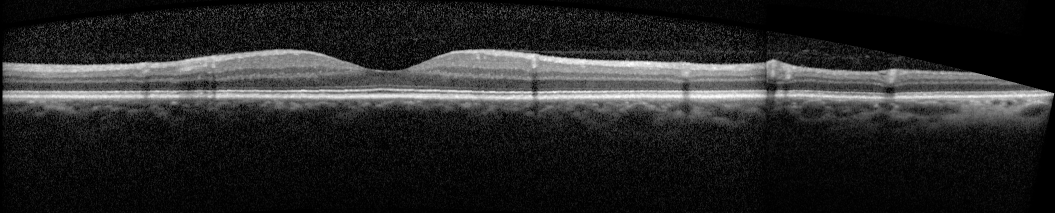
#> input picture image4.png, 2110 x 426 px, found by its file name (shown at 1/2 size)
$ python segmentation1.py
#> lines starting #> are read from the running program, lines starting #| are printed output that depends on the picture; after the words box and inside, x2 and y2 are one past the last pixel; in counts of white or black regions, pixels touching at a corner belong together
### src/segmentationUtils.py
# -*- coding: utf-8 -*-
"""
Created on Mon Jun 25 20:12:03 2018

@author: Aleida
"""
import matplotlib.pyplot as plt
from skimage import io, filters
import numpy as np
import cv2
from PIL import Image
from random import randint
import os

#devuelve true si la imagen original era PNG
def esPNG(nombre):
    return nombre != ''

#mostrar imagen
def mostrar_imagen(img):
    fig, ax = plt.subplots()
    io.imshow(img)

#elimina imagen
def elimina_imagen(nombre):
    if esPNG(nombre):
        os.remove(nombre)

#retorna la imagen a cargar
def carga_imagen(path):
#> called with path = 'D:\\Documentos\\OCT\\imagenes\\image4.png'
    img = Image.open(path)
#> img is the input picture: PIL image 2110x426 RGBA; mean R, G, B, A 39.6, 39.6, 39.6, 255
    nombre = ''
    #Convierte a JPEG la imagen y la salva
    if img.format == 'PNG':
        nombre = '_'+str(randint(1000000, 9999999))+'_.jpg'
        img = img.convert("RGB")
#> img: PIL image 2110x426 RGB
        img.save(nombre, "JPEG")
    #Carga imagen
    return [cv2.imread(nombre if nombre != '' else path),nombre]

#bordeSuperior si es true entonces elimina ruido hacia arriba sino hacia abajo
def elimina_ruido(bordeSuperior,indiceY,indiceX,matrizIMG):
    if bordeSuperior:
        for y in range(indiceY,-1,-1):
            matrizIMG[y][indiceX] = False
    else:
        for y in range(indiceY,np.size(matrizIMG,0)):
            matrizIMG[y][indiceX] = False
    return matrizIMG

#obtiene los indices para comenzar a eliminar en cada iteracion
def obten_indices(bordeSuperior,indiceY,indiceX,matrizIMG,borde):
    maximo = np.size(matrizIMG,0)
    if bordeSuperior:
        if borde:
            for y in range(++indiceY,-1,-1):
                if not matrizIMG[y][indiceX]:
                    indiceY = y
                    break
        else:
            for y in range(++indiceY,maximo):
                if matrizIMG[y][indiceX]:
                    indiceY = y
                    break
    else:
        if borde:
            for y in range(++indiceY,maximo):
                if not matrizIMG[y][indiceX]:
                    indiceY = y
                    break
        else:
            for y in range(++indiceY,-1,-1):
                if matrizIMG[y][indiceX]:
                    indiceY = y
                    break
    return indiceY

#elimina ruido derecha a izquier
def elimina_ruido_der_izq(indiceX,indiceY,matrizIMG,bordeSuperior):
    for x in range(--indiceX,-1,-1):
        if matrizIMG[indiceY][x]:
            indiceY = obten_indices(bordeSuperior,indiceY,x,matrizIMG,True)
        else:
            indiceY = obten_indices(bordeSuperior,indiceY,x,matrizIMG,False)
        matrizIMG = elimina_ruido(bordeSuperior,indiceY,x,matrizIMG)
    return matrizIMG

#actualiza indices
def elimina_indices(indiceY,indiceX,tempY,tempX,matrizIMG,indiceActualY,bordeSuperior):
    if bordeSuperior:
        for y in range(indiceY,np.size(matrizIMG,0)):
            if matrizIMG[y][indiceX]:
                if (y > tempY) or tempY == 0:
                    tempY = y
                    tempX = indiceX
                indiceActualY = y if y > 0 else 0
                break
    else:
        for y in range(indiceY,-1,-1):
            if matrizIMG[y][indiceX]:
                if (y < tempY) or tempY == 0:
                    tempY = y
                    tempX = indiceX
                indiceActualY = ++y if y < np.size(matrizIMG,0) else np.size(matrizIMG,0)-2
                break
    return [tempX,tempY,indiceActualY]

#elimina ruido izquierda a derecha
def elimina_izq_der(bordeSuperior,matrizIMG,tempActualY,tempX,tempY):
    for x in range(51,np.size(matrizIMG,1)):
        if bordeSuperior:
            if not matrizIMG[tempActualY][x]:
                [tempX,tempY,tempActualY] = elimina_indices(tempActualY,x,tempY,tempX,matrizIMG,tempActualY,bordeSuperior)
            else:
                tempActualY = obten_indices(bordeSuperior,tempActualY,x,matrizIMG,True)
            matrizIMG = elimina_ruido(bordeSuperior,tempActualY,x,matrizIMG)
        else:
            if not matrizIMG[tempActualY][x]:
                [tempX,tempY,tempActualY] = elimina_indices(tempActualY,x,tempY,tempX,matrizIMG,tempActualY,bordeSuperior)
            else:
                tempActualY = obten_indices(bordeSuperior,tempActualY,x,matrizIMG,True)
            matrizIMG = elimina_ruido(bordeSuperior,tempActualY,x,matrizIMG)
    return [matrizIMG,tempX,tempY]

#ejecuta elimina ruido izquierda derecha
def ejecuta_elimina_izq_der(tempY,tempX,matrizIMG,bordeSuperior):
    if tempY !=0:
        matrizIMG = elimina_ruido_der_izq(tempX,tempY,matrizIMG,bordeSuperior)
    return matrizIMG

#ejecuta elimina ruido derecha izquierda
def ejecuta_elimina_ruido_extremos(bordeSuperior,tempY,tempX,matrizIMG):
    tempActualY = 0
    tempX = 0
    tempY = 0
    if bordeSuperior:
        for y in range(10,np.size(matrizIMG,0)):
            if matrizIMG[y][50]:
                tempActualY = y
                matrizIMG,tempX,tempY = elimina_izq_der(True,matrizIMG,tempActualY,tempX,tempY)
                break
        matrizIMG = ejecuta_elimina_izq_der(tempY,tempX,matrizIMG,bordeSuperior)
    else:
        for y in range(np.size(matrizIMG,0)-10,-1,-1):
            if matrizIMG[y][50]:
                tempActualY = y
                matrizIMG,tempX,tempY = elimina_izq_der(False,matrizIMG,tempActualY,tempX,tempY)
                break
        matrizIMG = ejecuta_elimina_izq_der(tempY,tempX,matrizIMG,bordeSuperior)
    return matrizIMG

#resalta bordes dado un porcentaje si el parametro esMedia == false, si es true, saca la media y utiliza ese valor para resaltar los bordes
def resalta_bordes(matrizIMG,esMedia,porcentaje):
    maximo = np.amax(matrizIMG)
    media = np.mean(matrizIMG) if esMedia else (np.amax(matrizIMG)*porcentaje)/100
    for y in range (0, np.size(matrizIMG,0)):
        for x in range(0,np.size(matrizIMG,1)):
            if matrizIMG[y][x] > media:
                matrizIMG[y][x] = maximo
    return matrizIMG

#elimina columnas
# [7 lines left out: function elimina_columnas, not called in this run]

#elimina ruido
def elimina_ruido_canny(matrizIMG, iteraciones):
    for i in range(0,iteraciones):
        for y in range (10, np.size(matrizIMG,0) - 1):
            for x in range(1, np.size(matrizIMG,1) - 1):
                if matrizIMG[y][x] and matrizIMG[y+1][x]:
                    matrizIMG = elimina_columnas(matrizIMG,x,y+1)
                if matrizIMG[y][x] and (not matrizIMG[y][x+1] and not matrizIMG[y+1][x+1] and not matrizIMG[y-1][x+1] and
                    not matrizIMG[y+1][x] and not matrizIMG[y][x-1] and not matrizIMG[y+1][x-1] and not matrizIMG[y-1][x-1]):
                    matrizIMG[y][x] = False
    return matrizIMG

#ejecuta close
def ejecuta_close(matrizIMG,x,y):
    kernel = np.ones((x,y),np.uint8)
    matrizIMG = cv2.morphologyEx(matrizIMG, cv2.MORPH_CLOSE, kernel)
    return matrizIMG

#ejecuta open
def ejecuta_open(matrizIMG,x,y):
    kernel = np.ones((x,y),np.uint8)
    matrizIMG = cv2.morphologyEx(matrizIMG, cv2.MORPH_OPEN, kernel)
    return matrizIMG

#ejecuta erode
# [4 lines left out: function ejecuta_erode, not called in this run]

#ejecuta dilate
def ejecuta_dilate(matrizIMG,x,y,i):
    kernel = np.ones((x,y),np.uint8)
    matrizIMG = cv2.dilate(matrizIMG,kernel,iterations = i)
    return matrizIMG

#ejecuta gradient
# [10 lines left out: functions ejecuta_gradient, ejecuta_blackhat, not called in this run]

#ejecuta OTSU
def ejecuta_OTSU(matrizIMG):
    thresh = filters.threshold_otsu(matrizIMG)
    matrizIMG = matrizIMG > thresh
    return matrizIMG

#obtiene los bordes y los almacena en 2 arreglos
def obten_bordes_externos(matrizIMG):
    arraySuperior=[0]*np.size(matrizIMG,1)
    arrayInferior=[0]*np.size(matrizIMG,1)
    for x in range(0,np.size(matrizIMG,1)):
        for y in range(10,np.size(matrizIMG,0)):
            if matrizIMG[y][x]:
                arraySuperior[x] = y
                break
        for y in range(np.size(matrizIMG,0)-1,-1,-1):
            if matrizIMG[y][x]:
                arrayInferior[x] = y
                break
    return [arraySuperior, arrayInferior]

#dado 2 arreglos en "y" modifica todos los valores mayores (arrayInferior) y menores (arraySuperior) a estos, por por el valor minimo en la imagen
def elimina_desde_arreglos(matrizIMG,arraySuperior,arrayInferior):
    arrayImg = matrizIMG.reshape(-1)
    media = min(arrayImg)
    for x in range(0,np.size(matrizIMG,1)):
        indiceY = arraySuperior[x]
        for y in range(indiceY-1,-1,-1):
            matrizIMG[y][x] = media
        indiceY = arrayInferior[x]
        for y in range(indiceY+1,np.size(matrizIMG,0)):
            matrizIMG[y][x] = media
    return matrizIMG

### obsoleteOrTestingCode/segmentation1.py
    # -*- coding: utf-8 -*-
"""
Created on Mon May 21 20:16:06 2018

@author: Aleida
"""

from skimage import feature
import cv2
import segmentationUtils
#Carga imagen
img,nombre = segmentationUtils.carga_imagen('D:\Documentos\OCT\imagenes\image4.png')
#> img: shape (426, 2110, 3)
#> nombre = '_7463343_.jpg'
img = cv2.cvtColor(img, cv2.COLOR_BGR2GRAY)
#> img: shape (426, 2110)
#segmentationUtils.mostrar_imagen(img)
img2 = img

#Elimina el ruido externo de la imagen
# =============================================================================
#Elimina ruido
img = segmentationUtils.ejecuta_close(img,4,4)
#> in ejecuta_close, `matrizIMG = cv2.morphologyEx(matrizIMG, cv2.MORPH_CLOSE, kernel)`:
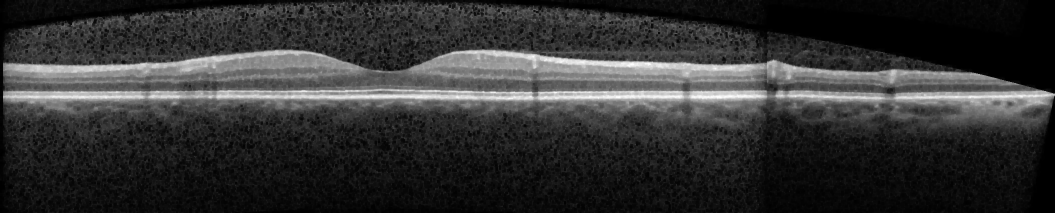
#> matrizIMG: shape (426, 2110) (shown at 1/2 size); min 0, max 255, mean 50.5
#segmentationUtils.mostrar_imagen(img)

#Amplifica capas
img = segmentationUtils.ejecuta_dilate(img,5,20,1)
#> in ejecuta_dilate, `matrizIMG = cv2.dilate(matrizIMG,kernel,iterations = i)`:
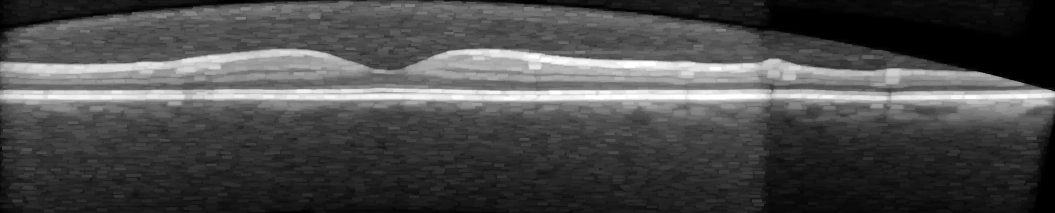
#> matrizIMG: shape (426, 2110) (shown at 1/2 size); min 0, max 255, mean 75
#segmentationUtils.mostrar_imagen(img)

#Tensor
Axx, Axy, Ayy = feature.structure_tensor(img)
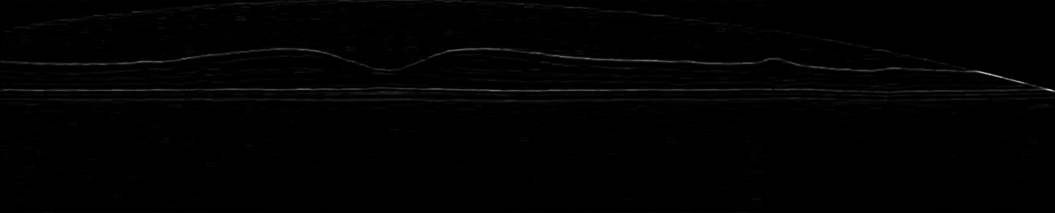
#> Axx: shape (426, 2110) float64 (shown at 1/2 size); min 0, max 4.13, mean 0.035; drawn with min black and max white
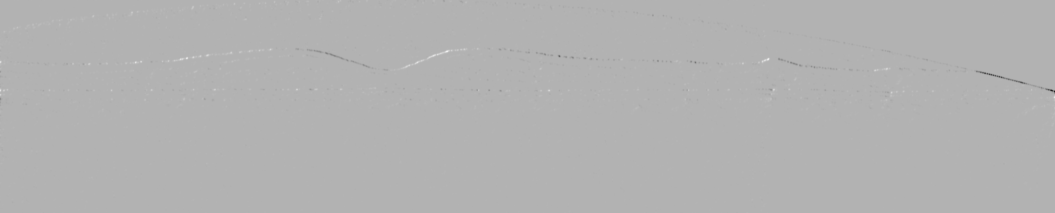
#> Axy: shape (426, 2110) float64 (shown at 1/2 size); min -1.3, max 0.559, mean -0.000384; drawn with min black and max white
#segmentationUtils.mostrar_imagen(Ayy)

#Elimina mas ruido
Ayy = segmentationUtils.ejecuta_close(Ayy,6,1)
#segmentationUtils.mostrar_imagen(Ayy)

#Resalta las capas que sean mayores a la media
Ayy = segmentationUtils.resalta_bordes(Ayy,True,0)
#> in resalta_bordes, `maximo = np.amax(matrizIMG)`: maximo = 4.48
#> in resalta_bordes, `media = np.mean(matrizIMG) if esMedia else (np.amax(matrizIMG)*porcent..`: media = 0.00363
#> after the loop in resalta_bordes, `for y in range (0, np.size(matrizIMG,0)):`:
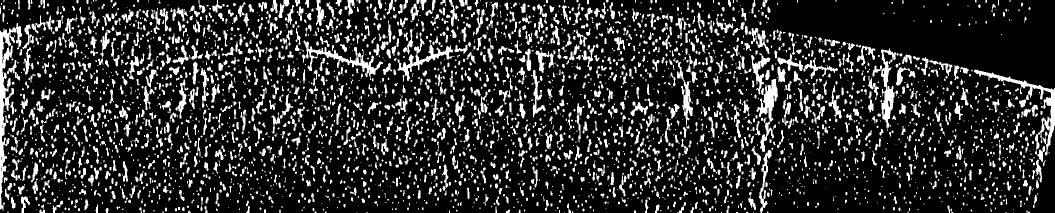
#> matrizIMG: shape (426, 2110) float64 (shown at 1/2 size); min 0, max 4.48, mean 0.791; drawn with min black and max white
#segmentationUtils.mostrar_imagen(Ayy)

#Elimina aun mas ruido
Ayy = segmentationUtils.ejecuta_open(Ayy,1,1)
#segmentationUtils.mostrar_imagen(Ayy)

#Binarizacion
binary = segmentationUtils.ejecuta_OTSU(Ayy)
#> in ejecuta_OTSU, `thresh = filters.threshold_otsu(matrizIMG)`: thresh = 0.00875
#> in ejecuta_OTSU, `matrizIMG = matrizIMG > thresh`: matrizIMG: shape (426, 2110) bool; 17.6% white; 3625 white regions (1797 under 20 px), largest, box (x1, y1, x2, y2) and area: (0, 46, 44, 421) 4302, (1948, 139, 2110, 311) 3261, (607, 81, 766, 160) 2368
#segmentationUtils.mostrar_imagen(binary)

#elimina ruido del posible borde superior
binary = segmentationUtils.ejecuta_elimina_ruido_extremos(True,0,0,binary)
#> the loop in ejecuta_elimina_ruido_extremos, `for y in range(10,np.size(matrizIMG,0)):` made 46 passes
#> (tempX, tempY) on pass 46: (410, 425)
#> after the loop in ejecuta_elimina_ruido_extremos, `for y in range(10,np.size(matrizIMG,0)):`:
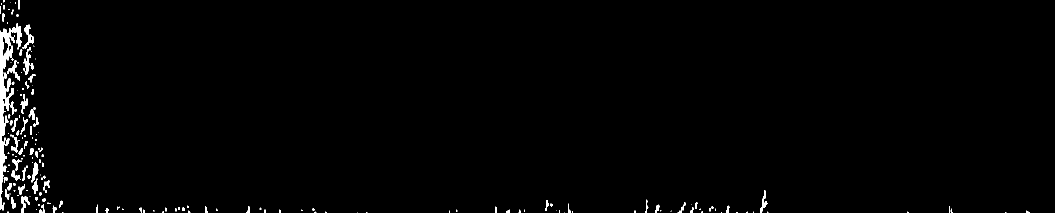
#> matrizIMG: shape (426, 2110) bool (shown at 1/2 size); 1.3% white; 187 white regions (103 under 20 px), largest, box (x1, y1, x2, y2) and area: (0, 46, 44, 421) 4302, (45, 49, 68, 98) 362, (46, 95, 62, 149) 354
#> after the loop in ejecuta_elimina_ruido_extremos, `for y in range(10,np.size(matrizIMG,0)):`: tempActualY = 55; tempX = 410; tempY = 425
#> the loop in elimina_ruido_der_izq, `for x in range(--indiceX,-1,-1):` made 411 passes
#> indiceY on passes 1 to 12: 425, 425, 425, 425, 425, 425, 425, 425, 425, 425, 425, 425
#> after the loop in elimina_ruido_der_izq, `for x in range(--indiceX,-1,-1):`:
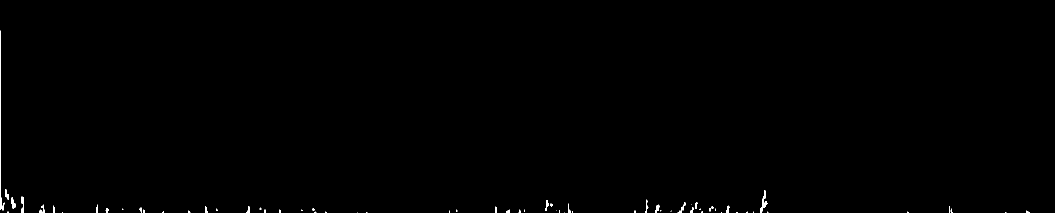
#> matrizIMG: shape (426, 2110) bool (shown at 1/2 size); 0.3% white; 68 white regions (42 under 20 px), largest, box (x1, y1, x2, y2) and area: (0, 61, 10, 421) 781, (1521, 380, 1535, 426) 217, (42, 393, 48, 426) 146
#> after the loop in elimina_ruido_der_izq, `for x in range(--indiceX,-1,-1):`: indiceY = 60
#segmentationUtils.mostrar_imagen(binary)

#elimina ruido del posible borde inferior
binary = segmentationUtils.ejecuta_elimina_ruido_extremos(False,0,0,binary)
#segmentationUtils.mostrar_imagen(binary)

# =============================================================================
#obtiene bordes exteriores
arraySuperior, arrayInferior = segmentationUtils.obten_bordes_externos(binary)
#> in obten_bordes_externos, `arraySuperior=[0]*np.size(matrizIMG,1)`: arraySuperior = 2110 values from 0 to 0
#> after the loop in obten_bordes_externos, `for x in range(0,np.size(matrizIMG,1)):`: arrayInferior = 2110 values, max 425 at index 15, min 0 at index 18, mean 55.27; arraySuperior = 2110 values, max 425 at index 283, min 0 at index 18, mean 54.05

#elimina ruido a la imagen original
img2 = segmentationUtils.elimina_desde_arreglos(img2, arraySuperior, arrayInferior)
#> in elimina_desde_arreglos, `media = min(arrayImg)`: media = 0
#> the loop in elimina_desde_arreglos, `for x in range(0,np.size(matrizIMG,1)):` made 2110 passes
#segmentationUtils.mostrar_imagen(img2)
# =============================================================================

img2 = segmentationUtils.ejecuta_close(img2,2,1)
#segmentationUtils.mostrar_imagen(img2)

img2 = feature.canny(img2,sigma = 2.5)
#> img2: shape (426, 2110) bool; every value is 0
#segmentationUtils.mostrar_imagen(img2)

img2 = segmentationUtils.elimina_ruido_canny(img2,1)
segmentationUtils.mostrar_imagen(img2)

#Elimina la imagen creada
segmentationUtils.elimina_imagen(nombre)
